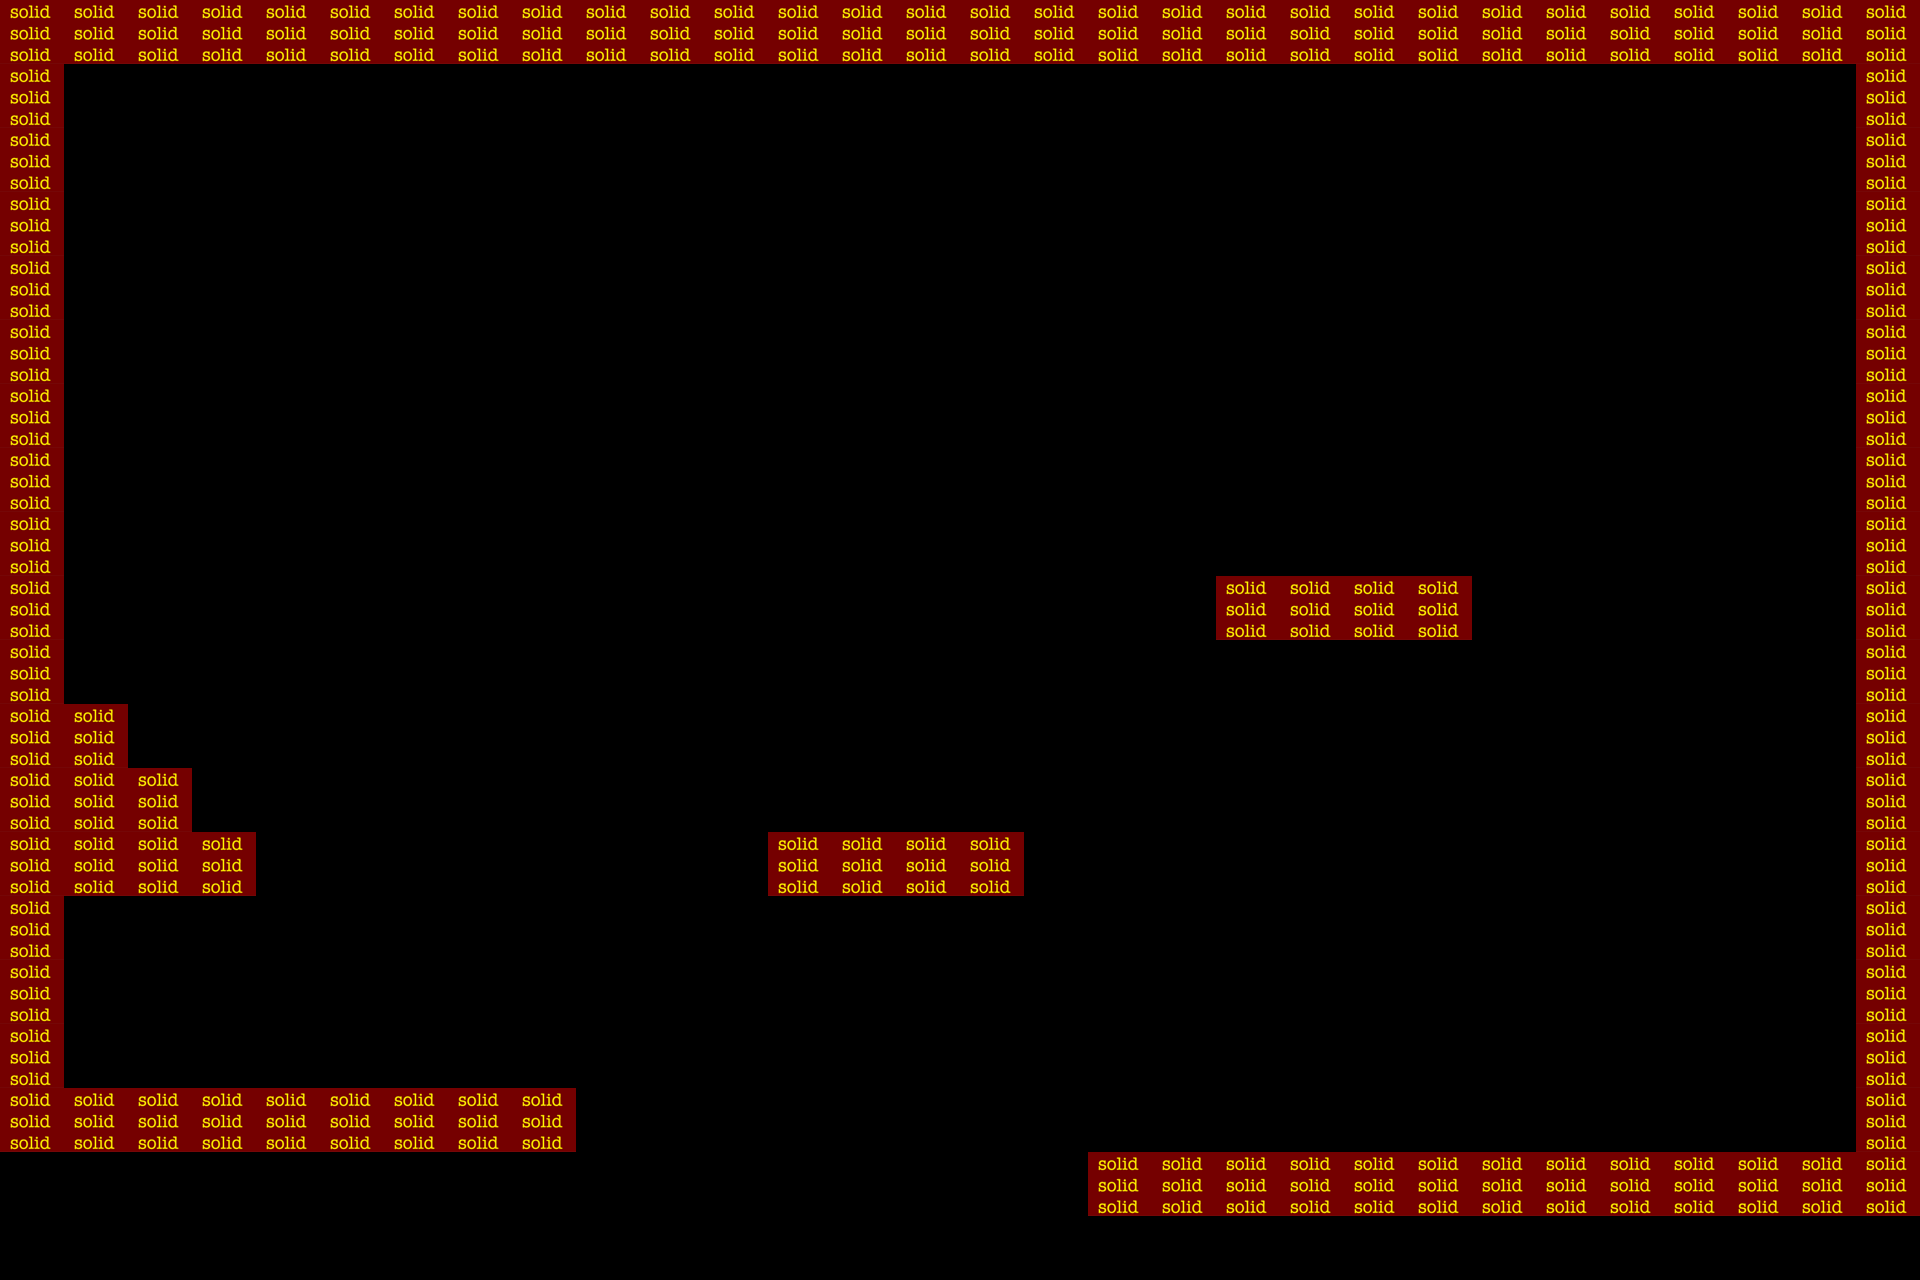

Rendered tile map (Tiled .tmx) drawn with the repository's tilesets; below, a short description and the map source with its tile grids summarised:
An orthogonal 30x20 tile map with 64x64 px tiles, 1 tile layer (propertiesLayer) and 17 objects (2x plat2.png, 2x plat1.png, 2x plat3.png, spawn, end, ...).

<map version="1.0" orientation="orthogonal" renderorder="right-down" width="30" height="20" tilewidth="64" tileheight="64" nextobjectid="276">
 <properties>
  <property name="Gravity" value="-300" />
  <property name="GroundFriction" value="120" />
  <property name="Image" value="testPlanet.png" />
  <property name="Name" value="LUNA" />
 </properties>
 <tileset firstgid="1" name="properties" tilewidth="64" tileheight="64" tilecount="10">
  <image source="propertiesTiles.png" width="320" height="128" />
  <tile id="0">
   <properties>
    <property name="solid" value="true" />
   </properties>
  </tile>
 </tileset>
 <objectgroup name="objects">
  <object id="1" name="spawn" x="192" y="944" />
  <object id="221" name="end" x="1792" y="1088">
   <ellipse />
  </object>
 </objectgroup>
 <layer name="propertiesLayer" width="30" height="20">
  <data>[600 cells, 99 non-empty, 1 distinct tile ids]</data>
 </layer>
 <objectgroup name="platforms">
  <object id="257" name="plat2.png" x="64" y="1088" width="512" height="64" />
  <object id="264" name="plat1.png" x="1088" y="1152" width="256" height="80" />
  <object id="265" name="plat2.png" x="1344" y="1152" width="512" height="64" />
  <object id="267" name="plat3.png" x="768" y="832" width="128" height="80" />
  <object id="268" name="plat1.png" x="1216" y="576" width="256" height="80" />
  <object id="272" name="plat3.png" x="896" y="832" width="128" height="80" />
 </objectgroup>
 <objectgroup name="tips">
  <object id="266" name="tipMoon2" x="384" y="1024">
   <ellipse />
  </object>
 </objectgroup>
 <objectgroup name="coins">
  <object id="273" x="1280" y="1088">
   <ellipse />
  </object>
  <object id="274" x="1344" y="1088">
   <ellipse />
  </object>
  <object id="275" x="1408" y="1088">
   <ellipse />
  </object>
 </objectgroup>
 <objectgroup name="meteors">
  <object id="251" x="960" y="16">
   <ellipse />
  </object>
  <object id="252" x="1216" y="16">
   <ellipse />
  </object>
  <object id="253" x="1024" y="16">
   <ellipse />
  </object>
  <object id="254" x="1088" y="16">
   <ellipse />
  </object>
  <object id="255" x="1152" y="16">
   <ellipse />
  </object>
 </objectgroup>
</map>
